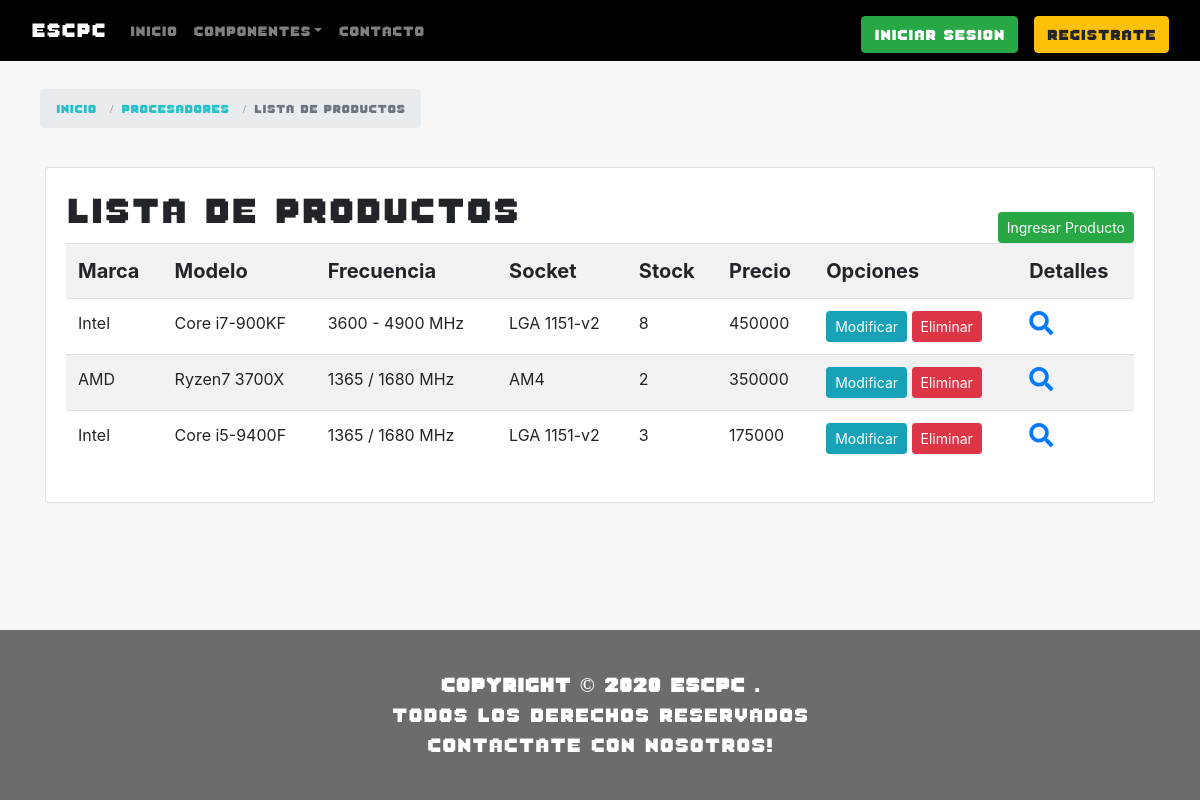
Page /procesadore/ on the committed database.
### catalog/models.py (models this page shows, shortened)
class Procesadore(models.Model):
   CATALOGO_MARCA_PROCESADOR = (
      ('seleccione','Seleccione'),
      ('AMD','AMD'),
      ('Intel','Intel')
   )
   marca = models.CharField(max_length=10,choices=CATALOGO_MARCA_PROCESADOR,blank=False,default='s',help_text='Marca del producto')
   modelo = models.CharField(max_length=100,help_text='Modelo del producto')
   frecuencia = models.CharField(max_length=50,help_text='Frecuencia del producto')
   CATALOGO_SOCKET_PROCESADOR = (
      ('seleccione','Seleccione'),
      ('LGA 1151-v2','LGA 1151-v2'),
      ('AM4','AM4'),
      ('TR4','TR4')
   )
   socket = models.CharField(max_length=11,choices=CATALOGO_SOCKET_PROCESADOR,blank=False,default='s',help_text='Socket del producto')
   stock = models.IntegerField(default=0,help_text='Stock del producto')
   imagen = models.ImageField(upload_to='procesador/',null=True)
   imagen_detail = models.ImageField(upload_to='procesador_detail/',null=True)
   precio = models.IntegerField(default=0,help_text='Precio del producto')

### catalog/views.py (the view)
# urls.py: path('procesadore/', views.ProceListView.as_view(), name="procesadores"),
class ProceListView(ListView):
   model = Procesadore
   template_name = 'catalogo/Procesador/procesadore_list.html'

### cart/context_processor.py (called while the page is built)
def cart_total_amount(request):
   total = 0.0
   if request.user.is_authenticated:
      for key, value in request.session['cart'].items():
         total = total + (float(value['price']) * value['quantity'])
   return {'cart_total_amount': total}

### catalog/templates/catalogo/Procesador/procesadore_list.html (shortened to what this page needs)
{% extends "base_generic.html" %}
{% block content %}
<br>
<head>
   <link href="https://use.fontawesome.com/releases/v5.7.0/css/all.css" rel="stylesheet">
</head>
<body>
   <div class="container" id="seguimiento">
      <div class="col-md-5">
            <ol class="breadcrumb breadcrumb-extend">
               <li class="breadcrumb-item">
                  <a href="{% url 'index' %}">
                        Inicio
                  </a>
               </li>
               <li class="breadcrumb-item">
                  <a href="{% url 'procesador' %}">
                        Procesadores
                  </a>
               </li>
               <li class="breadcrumb-item active">
                  Lista de productos
               </li>
            </ol>
      </div>
   </div>
   <div class="container mt-5">
      <div class="card">
            <div class="card-body">
               <h1 style="font-family: fuente8bits;font-size: 3vw; float:left;">
                  Lista de productos
               </h1>
               <a class="btn btn-success btn-sm mt-4" href="{% url 'nuevo_procesador' %}" style="float:right;">
                  Ingresar Producto
               </a>
               {% if procesadore_list %}
               <table class="table table-striped table-hover table-responsive-sm">
                  <tr style="font-size: 20px;">
                        <th>
                           Marca
                        </th>
                        <th>
                           Modelo
                        </th>
                        <th>
                           Frecuencia
                        </th>
                        <th>
                           Socket
                        </th>
                        <th>
                           Stock
                        </th>
                        <th>
                           Precio
                        </th>
                        <th>
                           Opciones
                        </th>
                        <th>
                           Detalles
                        </th>
                  </tr>
                  {% for proce in procesadore_list %}
                  <tr>
                        <td>
                           {{ proce.marca }}
                        </td>
                        <td>
                           {{ proce.modelo }}
                        </td>
                        <td>
                           {{ proce.frecuencia }}
                        </td>
                        <td>
                           {{ proce.socket }}
                        </td>
                        <td>
                           {{ proce.stock }}
                        </td>
                        <td>
                           {{ proce.precio}}
                        </td>
                        <td>
                           <a class="btn btn-info btn-sm" href="{% url 'modificar_procesador' proce.id %}">
                              Modificar
                           </a>
                           <a class="btn btn-danger btn-sm" href="{% url 'eliminar_procesador' proce.id %}">
                              Eliminar
                           </a>
                        </td>
                        <td>
                           <a href="{% url 'procesadores-detail' proce.id %}">
                              <i class="fa" style="font-size: 24px;">
                                    
                              </i>
                           </a>
                        </td>
                  </tr>
                  {% endfor %}
               </table>
               {% else %}
               <p>
                  No hay productos
               </p>
               {% endif %}
            </div>
      </div>
   </div>
</body>
{% endblock %}

### catalog/static/css/estiloProductos.css (style rules this page uses)
#seguimiento { margin: 10px; white-space: nowrap; width: 100%; }
#seguimiento div ol { font-family: fuente8bits; font-size: 12px; display: ruby; }
#seguimiento div ol li a { text-decoration: none; color: #24c2c6; }

### rows in the picture
Procesadore: marca "Intel", modelo "Core i7-900KF", frecuencia "3600 - 4900 MHz", socket "LGA 1151-v2", stock "8", precio "450000"
Procesadore: marca "AMD", modelo "Ryzen7 3700X", frecuencia "1365 / 1680 MHz", socket "AM4", stock "2", precio "350000"
Procesadore: marca "Intel", modelo "Core i5-9400F", frecuencia "1365 / 1680 MHz", socket "LGA 1151-v2", stock "3", precio "175000"
